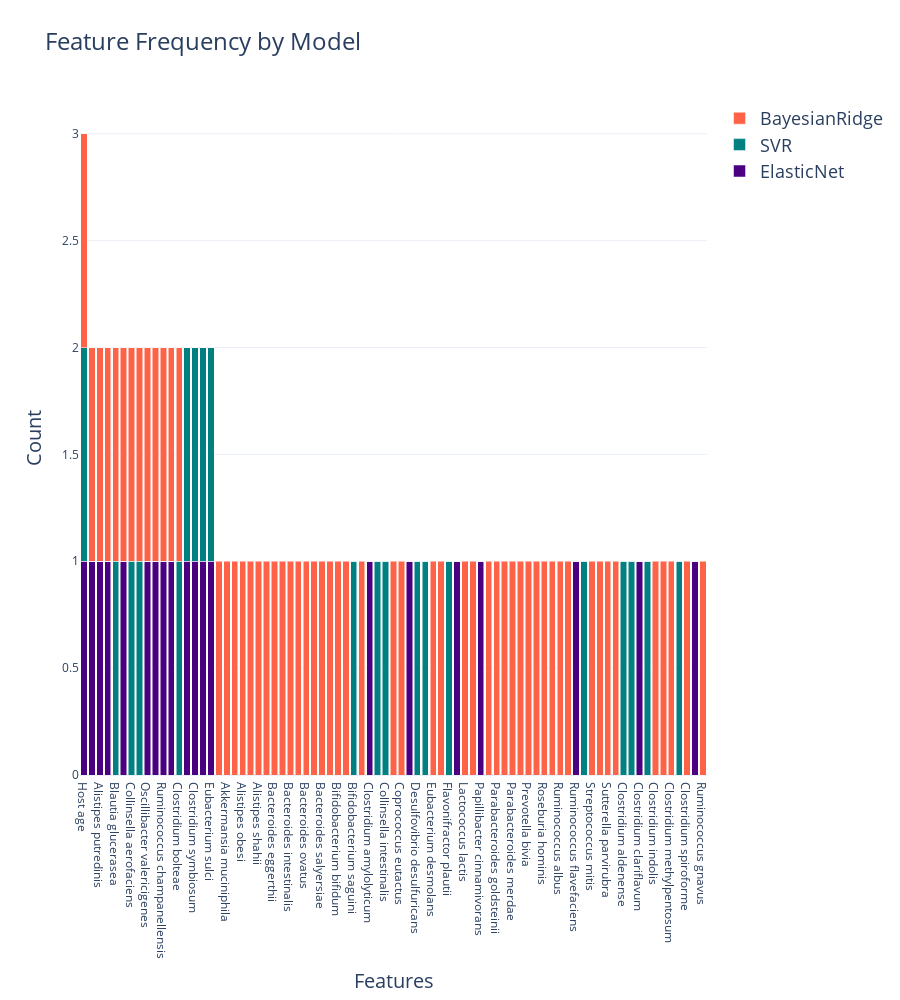

Notebook code cell kept with this figure:
### Code cell
plot_features_interactive(dev_df.columns.drop("BMI"), MODELS_DIR)

### Figure 1 — Plotly figure (JSON) as saved in the notebook; plotly's stock layout.template omitted (floating-point values rounded to 4 significant figures)
{"data": [{"marker": {"color": "indigo"}, "name": "ElasticNet", "type": "bar", "x": ["Host age", "Sex", "Alistipes putredinis", "Anaerotruncus colihominis", "Blautia glucerasea", "Christensenella minuta", "Collinsella aerofaciens", "Holdemanella biformis", "Oscillibacter valericigenes", "Ruminiclostridium thermocellum", "Ruminococcus champanellensis", "Sporobacter termitidis", "Clostridium bolteae", "Clostridium propionicum", "Clostridium symbiosum", "Eubacterium dolichum", "Eubacterium sulci", "Acidaminococcus intestini", "Akkermansia muciniphila", "Alistipes finegoldii", "Alistipes obesi", "Alistipes onderdonkii", "Alistipes shahii", "Alistipes timonensis", "Bacteroides eggerthii", "Bacteroides fragilis", "Bacteroides intestinalis", "Bacteroides massiliensis", "Bacteroides ovatus", "Bacteroides plebeius", "Bacteroides salyersiae", "Barnesiella viscericola", "Bifidobacterium bifidum", "Bifidobacterium pseudocatenulatum", "Bifidobacterium saguini", "Bilophila wadsworthia", "Clostridium amylolyticum", "Clostridium malenominatum", "Collinsella intestinalis", "Coprobacillus cateniformis", "Coprococcus eutactus", "Desulfonispora thiosulfatigenes", "Desulfovibrio desulfuricans", "Desulfovibrio fairfieldensis", "Eubacterium desmolans", "Faecalibacterium sp. MC_41", "Flavonifractor plautii", "Lachnospiraceae bacterium 7_1_58FAA", "Lactococcus lactis", "Odoribacter splanchnicus", "Papillibacter cinnamivorans", "Parabacteroides distasonis", "Parabacteroides goldsteinii", "Parabacteroides johnsonii", "Parabacteroides merdae", "Parasutterella excrementihominis", "Prevotella bivia", "Prevotella shahii", "Roseburia hominis", "Roseburia intestinalis", "Ruminococcus albus", "Ruminococcus callidus", "Ruminococcus flavefaciens", "Ruminococcus sp. DSM 100440", "Streptococcus mitis", "Streptococcus oralis", "Sutterella parvirubra", "Bacteroides pectinophilus", "Clostridium aldenense", "Clostridium asparagiforme", "Clostridium clariflavum", "Clostridium colinum", "Clostridium indolis", "Clostridium leptum", "Clostridium methylpentosum", "Clostridium neopropionicum", "Clostridium spiroforme", "Clostridium stercorarium", "Ruminococcus gnavus"], "y": [1, 1, 1, 1, 0, 1, 0, 0, 1, 1, 1, 1, 0, 1, 1, 1, 1, 0, 0, 0, 0, 0, 0, 0, 0, 0, 0, 0, 0, 0, 0, 0, 0, 0, 0, 0, 1, 0, 0, 0, 0, 1, 0, 0, 0, 0, 0, 1, 0, 0, 1, 0, 0, 0, 0, 0, 0, 0, 0, 0, 0, 0, 1, 0, 0, 0, 0, 0, 0, 0, 1, 0, 0, 0, 0, 0, 0, 1, 0]}, {"marker": {"color": "teal"}, "name": "SVR", "type": "bar", "x": ["Host age", "Sex", "Alistipes putredinis", "Anaerotruncus colihominis", "Blautia glucerasea", "Christensenella minuta", "Collinsella aerofaciens", "Holdemanella biformis", "Oscillibacter valericigenes", "Ruminiclostridium thermocellum", "Ruminococcus champanellensis", "Sporobacter termitidis", "Clostridium bolteae", "Clostridium propionicum", "Clostridium symbiosum", "Eubacterium dolichum", "Eubacterium sulci", "Acidaminococcus intestini", "Akkermansia muciniphila", "Alistipes finegoldii", "Alistipes obesi", "Alistipes onderdonkii", "Alistipes shahii", "Alistipes timonensis", "Bacteroides eggerthii", "Bacteroides fragilis", "Bacteroides intestinalis", "Bacteroides massiliensis", "Bacteroides ovatus", "Bacteroides plebeius", "Bacteroides salyersiae", "Barnesiella viscericola", "Bifidobacterium bifidum", "Bifidobacterium pseudocatenulatum", "Bifidobacterium saguini", "Bilophila wadsworthia", "Clostridium amylolyticum", "Clostridium malenominatum", "Collinsella intestinalis", "Coprobacillus cateniformis", "Coprococcus eutactus", "Desulfonispora thiosulfatigenes", "Desulfovibrio desulfuricans", "Desulfovibrio fairfieldensis", "Eubacterium desmolans", "Faecalibacterium sp. MC_41", "Flavonifractor plautii", "Lachnospiraceae bacterium 7_1_58FAA", "Lactococcus lactis", "Odoribacter splanchnicus", "Papillibacter cinnamivorans", "Parabacteroides distasonis", "Parabacteroides goldsteinii", "Parabacteroides johnsonii", "Parabacteroides merdae", "Parasutterella excrementihominis", "Prevotella bivia", "Prevotella shahii", "Roseburia hominis", "Roseburia intestinalis", "Ruminococcus albus", "Ruminococcus callidus", "Ruminococcus flavefaciens", "Ruminococcus sp. DSM 100440", "Streptococcus mitis", "Streptococcus oralis", "Sutterella parvirubra", "Bacteroides pectinophilus", "Clostridium aldenense", "Clostridium asparagiforme", "Clostridium clariflavum", "Clostridium colinum", "Clostridium indolis", "Clostridium leptum", "Clostridium methylpentosum", "Clostridium neopropionicum", "Clostridium spiroforme", "Clostridium stercorarium", "Ruminococcus gnavus"], "y": [1, 0, 0, 0, 1, 0, 1, 1, 0, 0, 0, 0, 1, 1, 1, 1, 1, 0, 0, 0, 0, 0, 0, 0, 0, 0, 0, 0, 0, 0, 0, 0, 0, 0, 1, 0, 0, 1, 1, 0, 0, 0, 1, 1, 0, 0, 1, 0, 0, 0, 0, 0, 0, 0, 0, 0, 0, 0, 0, 0, 0, 0, 0, 1, 0, 0, 0, 0, 1, 1, 0, 1, 0, 0, 0, 1, 0, 0, 0]}, {"marker": {"color": "tomato"}, "name": "BayesianRidge", "type": "bar", "x": ["Host age", "Sex", "Alistipes putredinis", "Anaerotruncus colihominis", "Blautia glucerasea", "Christensenella minuta", "Collinsella aerofaciens", "Holdemanella biformis", "Oscillibacter valericigenes", "Ruminiclostridium thermocellum", "Ruminococcus champanellensis", "Sporobacter termitidis", "Clostridium bolteae", "Clostridium propionicum", "Clostridium symbiosum", "Eubacterium dolichum", "Eubacterium sulci", "Acidaminococcus intestini", "Akkermansia muciniphila", "Alistipes finegoldii", "Alistipes obesi", "Alistipes onderdonkii", "Alistipes shahii", "Alistipes timonensis", "Bacteroides eggerthii", "Bacteroides fragilis", "Bacteroides intestinalis", "Bacteroides massiliensis", "Bacteroides ovatus", "Bacteroides plebeius", "Bacteroides salyersiae", "Barnesiella viscericola", "Bifidobacterium bifidum", "Bifidobacterium pseudocatenulatum", "Bifidobacterium saguini", "Bilophila wadsworthia", "Clostridium amylolyticum", "Clostridium malenominatum", "Collinsella intestinalis", "Coprobacillus cateniformis", "Coprococcus eutactus", "Desulfonispora thiosulfatigenes", "Desulfovibrio desulfuricans", "Desulfovibrio fairfieldensis", "Eubacterium desmolans", "Faecalibacterium sp. MC_41", "Flavonifractor plautii", "Lachnospiraceae bacterium 7_1_58FAA", "Lactococcus lactis", "Odoribacter splanchnicus", "Papillibacter cinnamivorans", "Parabacteroides distasonis", "Parabacteroides goldsteinii", "Parabacteroides johnsonii", "Parabacteroides merdae", "Parasutterella excrementihominis", "Prevotella bivia", "Prevotella shahii", "Roseburia hominis", "Roseburia intestinalis", "Ruminococcus albus", "Ruminococcus callidus", "Ruminococcus flavefaciens", "Ruminococcus sp. DSM 100440", "Streptococcus mitis", "Streptococcus oralis", "Sutterella parvirubra", "Bacteroides pectinophilus", "Clostridium aldenense", "Clostridium asparagiforme", "Clostridium clariflavum", "Clostridium colinum", "Clostridium indolis", "Clostridium leptum", "Clostridium methylpentosum", "Clostridium neopropionicum", "Clostridium spiroforme", "Clostridium stercorarium", "Ruminococcus gnavus"], "y": [1, 1, 1, 1, 1, 1, 1, 1, 1, 1, 1, 1, 1, 0, 0, 0, 0, 1, 1, 1, 1, 1, 1, 1, 1, 1, 1, 1, 1, 1, 1, 1, 1, 1, 0, 1, 0, 0, 0, 1, 1, 0, 0, 0, 1, 1, 0, 0, 1, 1, 0, 1, 1, 1, 1, 1, 1, 1, 1, 1, 1, 1, 0, 0, 1, 1, 1, 1, 0, 0, 0, 0, 1, 1, 1, 0, 1, 0, 1]}], "layout": {"barmode": "stack", "height": 1000, "legend": {"font": {"size": 18}}, "title": {"font": {"size": 24}, "text": "Feature Frequency by Model"}, "xaxis": {"title": {"font": {"size": 20}, "text": "Features"}}, "yaxis": {"title": {"font": {"size": 20}, "text": "Count"}}}}
